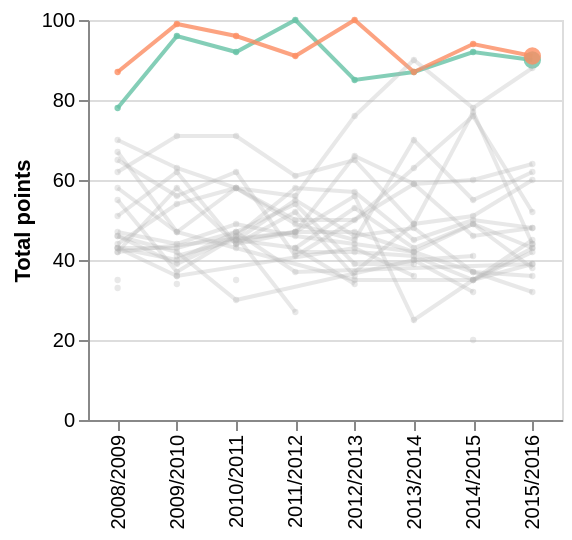

The specification (Vega-Lite) saved for this image:
### Vega specification from a JSON file in a GitHub repository (floating-point values rounded to 4 significant figures; data arrays with more than 128 entries replaced by an {"elided": "..."} marker saying what was removed)
{"$schema": "https://vega.github.io/schema/vega/v5.json", "background": "white", "padding": 5, "height": 200, "style": "cell", "data": [{"name": "selector001_store", "values": [{"unit": "layer_0", "fields": [{"type": "E", "field": "season"}], "values": ["2015/2016"]}]}, {"name": "selector002_store", "values": [{"unit": "layer_0", "fields": [{"type": "E", "field": "Team"}], "values": ["FC Barcelona"]}]}, {"name": "selector003_store", "values": [{"unit": "layer_0", "fields": [{"type": "E", "field": "Team"}], "values": ["Real Madrid CF"]}]}, {"name": "data-1bcb63dbc23ed73f15e9266575b1d168", "values": {"elided": "160 records"}}, {"name": "data_0", "source": "data-1bcb63dbc23ed73f15e9266575b1d168", "transform": [{"type": "formula", "expr": "datum.Team == selector002.Team ? datum.Team : (datum.Team == selector003.Team ? datum.Team : 'Other')", "as": "color"}, {"type": "formula", "expr": "datum.color == 'Other' ? 0 : 1", "as": "opacity"}, {"type": "formula", "expr": "indexof([selector002.Team, selector003.Team, 'Other'], datum.color)", "as": "order"}]}, {"name": "data_1", "source": "data_0", "transform": [{"type": "formula", "expr": "datum[\"color\"]===\"selector002.Team\" ? 0 : datum[\"color\"]===\"selector003.Team\" ? 1 : datum[\"color\"]===\"Other\" ? 2 : 3", "as": "color_color_sort_index"}]}, {"name": "data_2", "source": "data_0", "transform": [{"type": "formula", "expr": "datum.color == 'Other' ? 0 : 1", "as": "size"}, {"type": "formula", "expr": "datum[\"color\"]===\"selector002.Team\" ? 0 : datum[\"color\"]===\"selector003.Team\" ? 1 : datum[\"color\"]===\"Other\" ? 2 : 3", "as": "color_color_sort_index"}]}, {"name": "data_3", "source": "data_2", "transform": [{"type": "filter", "expr": "isValid(datum[\"opacity\"]) && isFinite(+datum[\"opacity\"]) && isValid(datum[\"size\"]) && isFinite(+datum[\"size\"]) && isValid(datum[\"Points\"]) && isFinite(+datum[\"Points\"])"}]}], "signals": [{"name": "width", "init": "isFinite(containerSize()[0]) ? containerSize()[0] : 400", "on": [{"update": "isFinite(containerSize()[0]) ? containerSize()[0] : 400", "events": "window:resize"}]}, {"name": "unit", "value": {}, "on": [{"events": "mousemove", "update": "isTuple(group()) ? group() : unit"}]}, {"name": "selector003_Team", "init": "\"Real Madrid CF\"", "bind": {"input": "select", "options": ["Valencia CF", "RCD Mallorca", "CA Osasuna", "Villarreal CF", "RC Deportivo de La Coruña", "Real Madrid CF", "CD Numancia", "FC Barcelona", "Racing Santander", "Sevilla FC", "Real Sporting de Gijón", "Getafe CF", "Real Betis Balompié", "RC Recreativo", "RCD Espanyol", "Real Valladolid", "Athletic Club de Bilbao", "UD Almería", "Atlético Madrid", "Málaga CF", "Xerez Club Deportivo", "Real Zaragoza", "CD Tenerife", "Hércules Club de Fútbol", "Levante UD", "Real Sociedad", "Granada CF", "Rayo Vallecano", "RC Celta de Vigo", "Elche CF", "SD Eibar", "Córdoba CF", "UD Las Palmas"], "name": "Team B"}}, {"name": "selector002_Team", "init": "\"FC Barcelona\"", "bind": {"input": "select", "options": ["Valencia CF", "RCD Mallorca", "CA Osasuna", "Villarreal CF", "RC Deportivo de La Coruña", "Real Madrid CF", "CD Numancia", "FC Barcelona", "Racing Santander", "Sevilla FC", "Real Sporting de Gijón", "Getafe CF", "Real Betis Balompié", "RC Recreativo", "RCD Espanyol", "Real Valladolid", "Athletic Club de Bilbao", "UD Almería", "Atlético Madrid", "Málaga CF", "Xerez Club Deportivo", "Real Zaragoza", "CD Tenerife", "Hércules Club de Fútbol", "Levante UD", "Real Sociedad", "Granada CF", "Rayo Vallecano", "RC Celta de Vigo", "Elche CF", "SD Eibar", "Córdoba CF", "UD Las Palmas"], "name": "Team A"}}, {"name": "selector001_season", "init": "\"2015/2016\"", "bind": {"input": "select", "options": ["2008/2009", "2009/2010", "2010/2011", "2011/2012", "2012/2013", "2013/2014", "2014/2015", "2015/2016"], "name": "Season"}}, {"name": "selector001", "update": "vlSelectionResolve(\"selector001_store\", \"union\")"}, {"name": "selector002", "update": "vlSelectionResolve(\"selector002_store\", \"union\")"}, {"name": "selector003", "update": "vlSelectionResolve(\"selector003_store\", \"union\")"}, {"name": "selector001_tuple", "update": "selector001_season !== null ? {fields: selector001_tuple_fields, values: [selector001_season]} : null"}, {"name": "selector001_tuple_fields", "value": [{"type": "E", "field": "season"}]}, {"name": "selector001_modify", "on": [{"events": {"signal": "selector001_tuple"}, "update": "modify(\"selector001_store\", selector001_tuple, true)"}]}, {"name": "selector002_tuple", "update": "selector002_Team !== null ? {fields: selector002_tuple_fields, values: [selector002_Team]} : null"}, {"name": "selector002_tuple_fields", "value": [{"type": "E", "field": "Team"}]}, {"name": "selector002_modify", "on": [{"events": {"signal": "selector002_tuple"}, "update": "modify(\"selector002_store\", selector002_tuple, true)"}]}, {"name": "selector003_tuple", "update": "selector003_Team !== null ? {fields: selector003_tuple_fields, values: [selector003_Team]} : null"}, {"name": "selector003_tuple_fields", "value": [{"type": "E", "field": "Team"}]}, {"name": "selector003_modify", "on": [{"events": {"signal": "selector003_tuple"}, "update": "modify(\"selector003_store\", selector003_tuple, true)"}]}], "marks": [{"name": "layer_0_pathgroup", "type": "group", "from": {"facet": {"name": "faceted_path_layer_0_main", "data": "data_1", "groupby": ["color", "Team", "opacity"]}}, "encode": {"update": {"width": {"field": {"group": "width"}}, "height": {"field": {"group": "height"}}}}, "marks": [{"name": "layer_0_marks", "type": "line", "style": ["line"], "sort": {"field": ["datum[\"order\"]"], "order": ["ascending"]}, "interactive": true, "from": {"data": "faceted_path_layer_0_main"}, "encode": {"update": {"stroke": {"scale": "color", "field": "color"}, "opacity": {"scale": "opacity", "field": "opacity"}, "tooltip": {"signal": "{\"Team\": ''+datum[\"Team\"], \"Points\": format(datum[\"Points\"], \"\")}"}, "x": {"scale": "x", "field": "season"}, "y": {"scale": "y", "field": "Points"}, "defined": {"signal": "isValid(datum[\"Points\"]) && isFinite(+datum[\"Points\"])"}}}}]}, {"name": "layer_1_marks", "type": "symbol", "style": ["circle"], "sort": {"field": ["datum[\"order\"]"], "order": ["ascending"]}, "interactive": false, "from": {"data": "data_3"}, "encode": {"update": {"opacity": {"scale": "opacity", "field": "opacity"}, "fill": {"scale": "color", "field": "color"}, "tooltip": {"signal": "{\"Team\": ''+datum[\"Team\"], \"Points\": format(datum[\"Points\"], \"\")}"}, "x": {"scale": "x", "field": "season"}, "y": {"scale": "y", "field": "Points"}, "size": [{"test": "!(length(data(\"selector001_store\"))) || (vlSelectionTest(\"selector001_store\", datum))", "scale": "size", "field": "size"}, {"value": 10}], "shape": {"value": "circle"}}}}], "scales": [{"name": "x", "type": "point", "domain": {"fields": [{"data": "data_1", "field": "season"}, {"data": "data_3", "field": "season"}], "sort": true}, "range": [0, {"signal": "width"}], "padding": 0.5}, {"name": "y", "type": "linear", "domain": {"fields": [{"data": "data_1", "field": "Points"}, {"data": "data_3", "field": "Points"}]}, "range": [{"signal": "height"}, 0], "nice": true, "zero": true}, {"name": "color", "type": "ordinal", "domain": {"fields": [{"data": "data_1", "field": "color"}, {"data": "data_2", "field": "color"}], "sort": {"op": "min", "field": "color_color_sort_index"}}, "range": ["#b3b3b3", "#66c2a5", "#fc8d62", "#b3b3b3"]}, {"name": "opacity", "type": "linear", "domain": {"fields": [{"data": "data_1", "field": "opacity"}, {"data": "data_3", "field": "opacity"}]}, "range": [0.3, 0.8], "zero": false}, {"name": "size", "type": "linear", "domain": {"data": "data_3", "field": "size"}, "range": [10, 75], "zero": true}], "axes": [{"scale": "y", "orient": "left", "gridScale": "x", "grid": true, "tickCount": {"signal": "ceil(height/40)"}, "domain": false, "labels": false, "maxExtent": 0, "minExtent": 0, "ticks": false, "zindex": 0}, {"scale": "x", "orient": "bottom", "grid": false, "labelAlign": "right", "labelAngle": 270, "labelBaseline": "middle", "labelOverlap": true, "zindex": 0}, {"scale": "y", "orient": "left", "grid": false, "title": "Total points", "labelOverlap": true, "tickCount": {"signal": "ceil(height/40)"}, "zindex": 0}]}
